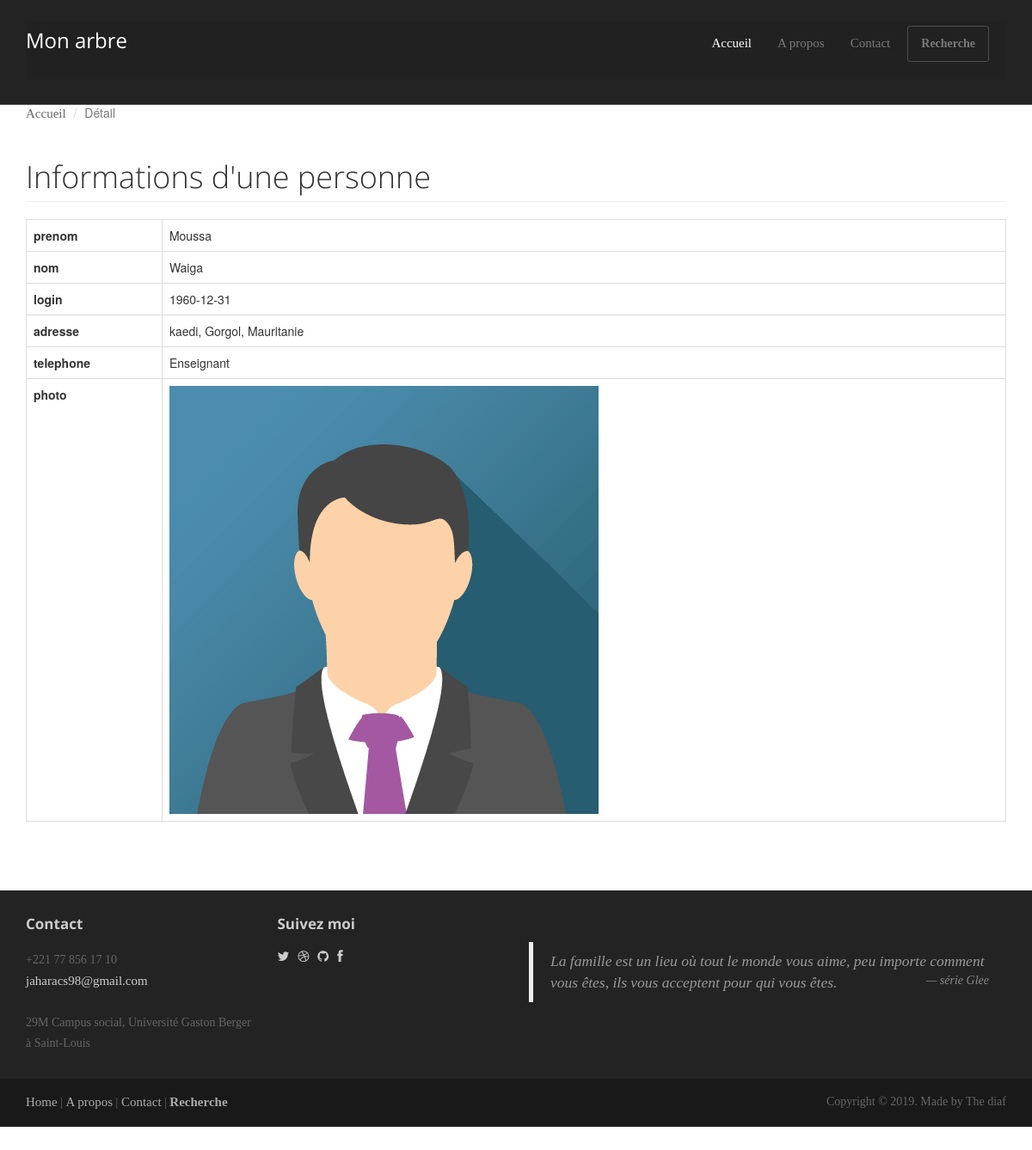
Screenshot of /detail.php?id=1 with the database file from the repository.
### tables this page shows
CREATE TABLE `persons` (
  `id` int(11) NOT NULL,
  `firstName` varchar(255) NOT NULL,
  `lastName` varchar(255) NOT NULL,
  `birthDay` date NOT NULL,
  `birthLocality` varchar(255) NOT NULL,
  `sex` varchar(200) NOT NULL,
  `description` varchar(255) NOT NULL,
  `photo` varchar(255) NOT NULL
);

### model/PersonManager.php (called while the page is built, shortened)
<?php
    class PersonManager extends Manager
    {
        public function getPers($idPerson)
        {
            $db = $this->dbConnect();
            $req = $db->query("SELECT * FROM persons WHERE  id='$idPerson';");
            $data = $req->fetch();
            return $data;
        }
    }

### detail.php (the view, shortened to what this page needs)
	<header id="heade"></header>
    <div class="container">
        <ol class="breadcrumb">
            <li><a href="index.php">    Accueil</a></li>
            <li class="active">Détail</li>
        </ol>
        <header class="page-header">
            <h1 class="page-title">Informations d'une personne</h1>
        </header>
        <?php
            require_once('model/PersonManager.php');
            $personManager = new PersonManager();
            $person = $personManager->getPers($_GET['id']);
                echo "<table class=\"table table-bordered\">";
                if ($person) {
                    echo "<tr><th>prenom</th><td>" . $person['firstName'] . "</td></tr>";
                    echo "<tr><th>nom</th><td>" . $person['lastName'] . "</td></tr>";
                    echo "<tr><th>login</th><td>" . $person['birthDay'] . "</td></tr>";
                    echo "<tr><th>adresse</th><td>" . $person['birthLocality'] . "</td></tr>";
                    echo "<tr><th>telephone</th><td>" . $person['description'] . "</td></tr>";
                    echo "<tr><th>photo</th><td><img class=\"img1  img  img-responsive\" src=\"" . $person['photo'] . "\"></td></tr>";
                }
            echo "</table>";
        ?>
    </div>
<?php require('template.php'); ?>

### assets/css/main.css (style rules this page uses)
#heade { height : 100%; min-height:520px; text-align: center; margin-top: -430px; padding-top:0px; color:white; font-family:"Open sans", Helvetica, Arial; font-weight:300; }
h1, h2, h3, h4, h5, h6 { font-family:"Open sans", Helvetica, Arial; }
h1, .h1, h2, .h2, h3, .h3 { margin-top:30px; }
.page-title { margin-top:20px; font-weight:300; }
.breadcrumb { background:none; padding:0; margin:30px 0 0px 0; }
img { max-width:100%; }
a { font-family: Poppins-Regular; font-size: 15px; line-height: 1.7; color: #666666; margin: 0px; transition: all 0.4s; -webkit-transition: all 0.4s; -o-transition: all 0.4s; -moz-transition: all 0.4s; }
h1,h2,h3,h4,h5,h6 { margin: 0px; }
* { -webkit-box-sizing: border-box; -moz-box-sizing: border-box; box-sizing: border-box; }
body { font-family: "Helvetica Neue",Helvetica,Arial,sans-serif; font-size: 14px; line-height: 1.42857143; color: #333; background-color: #fff; }
html { font-size: 10px; -webkit-tap-highlight-color: rgba(0,0,0,0); }
html { font-family: sans-serif; -webkit-text-size-adjust: 100%; -ms-text-size-adjust: 100%; }

### rows the page displays
persons: firstName "Moussa", lastName "Waiga", birthDay "1960-12-31", birthLocality "kaedi, Gorgol, Mauritanie", description "Enseignant", photo (picture)
